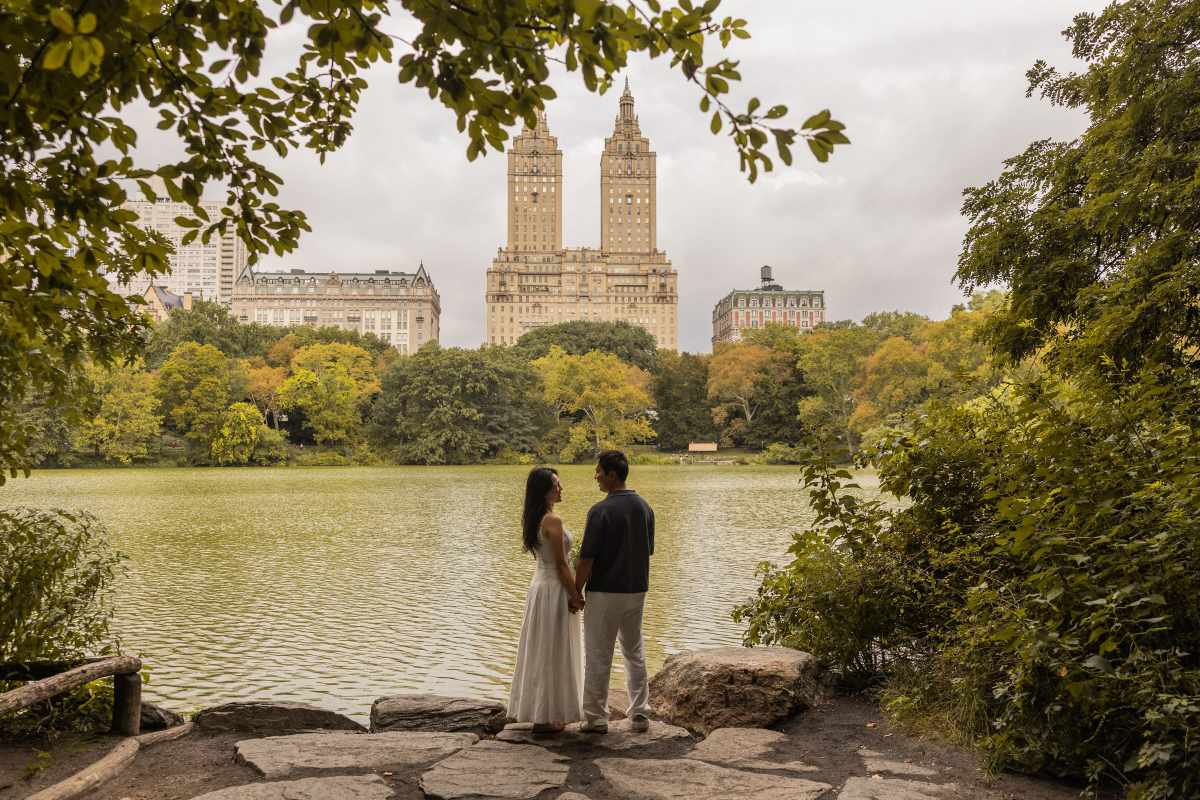
#> input picture photos/hero.jpg, 2400 x 1600 px (shown at 1/2 size)
$ python make-images.py
#> lines starting #> are read from the running program, lines starting #| are printed output that depends on the picture
"""Render the save-the-date as images (4:5 and square, English and Korean) from the hero photo.

    python3 make-images.py          # needs Pillow:  pip install pillow

Output: images/save-the-date-{en,ko}-{4x5,square}.jpg
"""
from __future__ import annotations

from pathlib import Path

from PIL import Image, ImageDraw, ImageFont, ImageOps

HERE = Path(__file__).resolve().parent
FONTS, OUT = HERE / "fonts", HERE / "images"
PHOTO = HERE / "photos" / "hero.jpg"
SIZES = {"4x5": (1080, 1350), "square": (1080, 1080)}
WHITE, BLUSH = (255, 255, 255), (243, 232, 226)

TEXT = {
    "en": dict(eyebrow="SAVE THE DATE", names=("Michael", "Janice"), date="Friday, October 8, 2027",
               place="San Francisco", serif="CormorantGaramond-Light.ttf", tracking=True),
    "ko": dict(eyebrow="초대합니다", names=("이진섭", "이나현"), date="2027년 10월 8일 금요일",
               place="샌프란시스코", serif="GowunBatang-Regular.ttf", tracking=False),
}


def font(name: str, size: int) -> ImageFont.FreeTypeFont:
    return ImageFont.truetype(str(FONTS / name), size)


def cover(img: Image.Image, w: int, h: int, focus_y: float = 0.55) -> Image.Image:
    """Scale to cover w x h, cropping around a vertical focal point (0 = top, 1 = bottom)."""
#> called with w = 1080, h = 1350, focus_y = 0.58
    scale = max(w / img.width, h / img.height)
#> scale = 0.844
    img = img.resize((round(img.width * scale), round(img.height * scale)), Image.LANCZOS)
    x = (img.width - w) // 2
#> x = 472
    y = min(max(round(img.height * focus_y - h / 2), 0), img.height - h)
#> y = 0
    return img.crop((x, y, x + w, y + h))
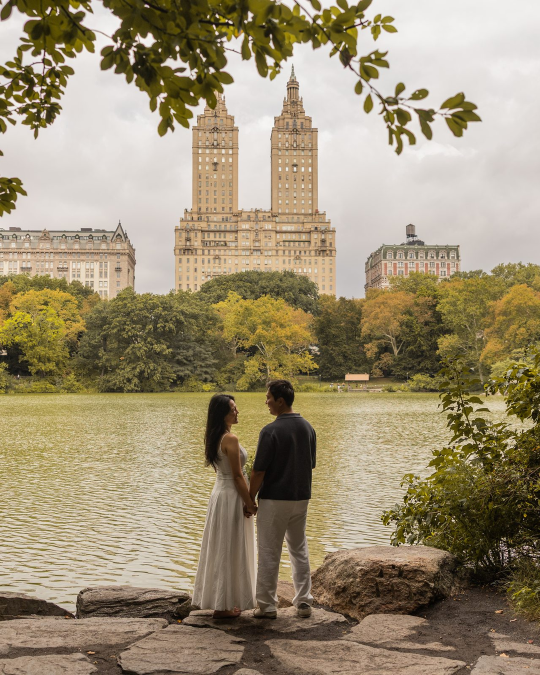
#> returned value: PIL image 1080x1350 RGB (shown at 1/2 size); mean R, G, B 155.9, 142.7, 115.4


def overlay(img: Image.Image) -> Image.Image:
    """Same gradient as the website hero: darker top and bottom, lighter middle, plus a touch of grain."""
    w, h = img.size
#> w = 1080; h = 1350
    mask = Image.new("L", (1, h))
    for y in range(h):
        t = y / (h - 1)
        a = 0.30 + (0.12 - 0.30) * (t / 0.5) if t < 0.5 else 0.12 + (0.55 - 0.12) * ((t - 0.5) / 0.5)
        mask.putpixel((0, y), round(a * 255))
#> this loop made 1350 passes
#> (t, a) on passes 1 to 3: (0, 0.3), (0.000741, 0.3), (0.00148, 0.299)
    mask = mask.resize((w, h))
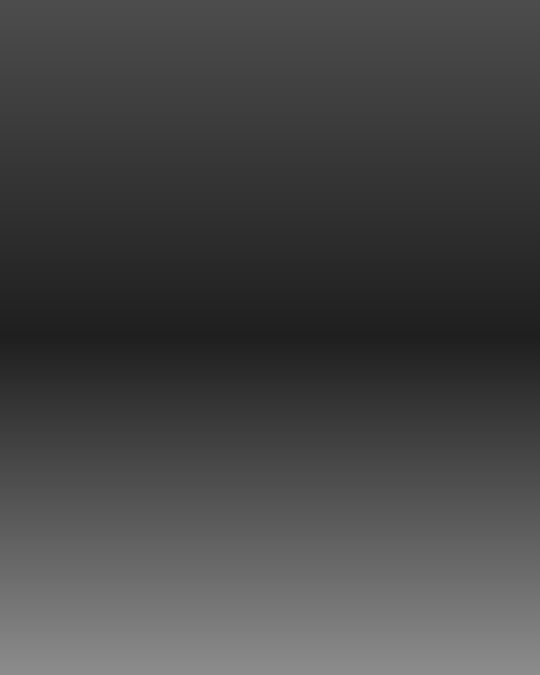
#> mask: PIL image 1080x1350 L (shown at 1/2 size); min 31, max 140, mean 69.5
    img = Image.composite(Image.new("RGB", (w, h), (50, 30, 25)), img, mask)
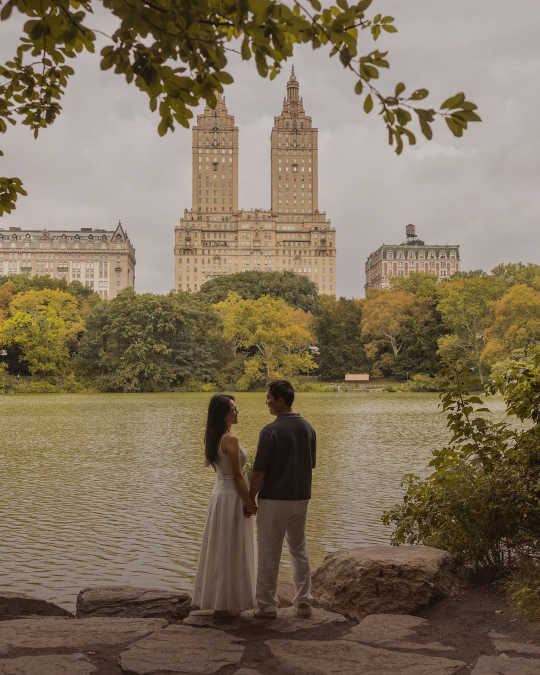
#> img: PIL image 1080x1350 RGB (shown at 1/2 size); mean R, G, B 128.5, 113.5, 91.8
    noise = Image.effect_noise((w, h), 14).convert("L")
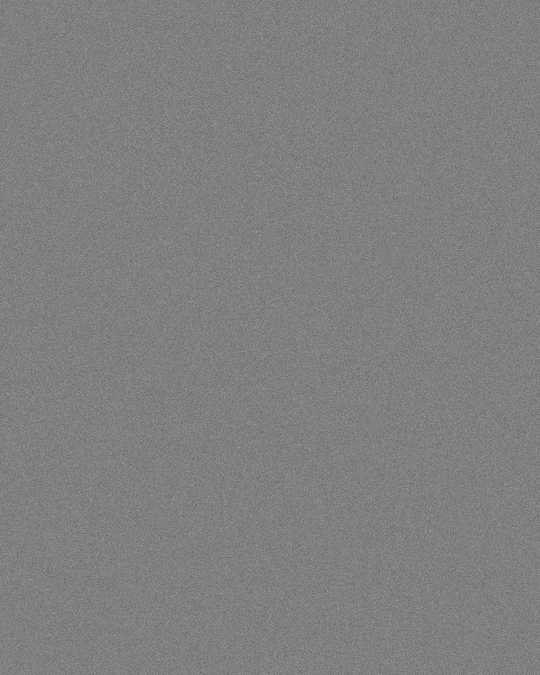
#> noise: PIL image 1080x1350 L (shown at 1/2 size); min 53, max 193, mean 127.5
    return Image.blend(img, Image.merge("RGB", (noise, noise, noise)), 0.05)


def width(draw: ImageDraw.ImageDraw, text: str, f: ImageFont.FreeTypeFont, tracking: float = 0) -> float:
    return sum(draw.textlength(c, font=f) for c in text) + tracking * (len(text) - 1)


def tracked(draw: ImageDraw.ImageDraw, cx: float, y: float, text: str, f: ImageFont.FreeTypeFont,
            tracking: float, fill=WHITE) -> None:
#> called with cx = 540, y = 405, text = 'SAVE THE DATE', tracking = 12, fill = (255, 255, 255, 230)
    x = cx - width(draw, text, f, tracking) / 2
    for c in text:
        draw.text((x, y), c, font=f, fill=fill)
        x += draw.textlength(c, font=f) + tracking


def render(lang: str, size_name: str) -> Path:
    t = TEXT[lang]
    w, h = SIZES[size_name]
    img = overlay(cover(ImageOps.exif_transpose(Image.open(PHOTO)).convert("RGB"), w, h, focus_y=0.58))
    draw = ImageDraw.Draw(img)
    cx = w / 2
    s = w / 1080  # scale factor if sizes change

    f_eyebrow = font(t["serif"] if lang == "ko" else "CormorantGaramond-Light.ttf", round((40 if lang == "ko" else 38) * s))
    f_names = font(t["serif"], round((104 if lang == "ko" else 122) * s))
    f_amp = font("CormorantGaramond-LightItalic.ttf", round((84 if lang == "ko" else 66) * s))
    f_date = font(t["serif"], round((44 if lang == "ko" else 48) * s))
    f_place = font("CormorantGaramond-LightItalic.ttf" if lang == "en" else t["serif"], round((38 if lang == "en" else 34) * s))

    # Vertical layout: the block sits a little above centre so it clears the couple low in the frame.
    y = h * (0.30 if size_name == "4x5" else 0.26)
    tracked(draw, cx, y, t["eyebrow"], f_eyebrow, tracking=(12 if t["tracking"] else 6) * s, fill=(255, 255, 255, 230))
    y += f_eyebrow.size * 1.7

    n1, n2 = t["names"]
    gap = 26 * s
    total = draw.textlength(n1, font=f_names) + gap + draw.textlength("&", font=f_amp) + gap + draw.textlength(n2, font=f_names)
#> total = 759.6
    x = cx - total / 2
#> x = 160.2
    base = y + f_names.size * 0.95  # align everything on a shared baseline
    draw.text((x, base), n1, font=f_names, fill=WHITE, anchor="ls")
    x += draw.textlength(n1, font=f_names) + gap
#> x = 562.9
    draw.text((x, base - f_names.size * 0.06), "&", font=f_amp, fill=BLUSH, anchor="ls")
    x += draw.textlength("&", font=f_amp) + gap
#> x = 638.2
    draw.text((x, base), n2, font=f_names, fill=WHITE, anchor="ls")
    y = base + f_names.size * 0.42

    tracked(draw, cx, y, t["date"], f_date, tracking=(3 if t["tracking"] else 1) * s)
    y += f_date.size * 1.5
    tracked(draw, cx, y, t["place"], f_place, tracking=(1 if t["tracking"] else 0.5) * s, fill=(255, 255, 255, 235))

    OUT.mkdir(exist_ok=True)
    out = OUT / f"save-the-date-{lang}-{size_name}.jpg"
    img.save(out, "JPEG", quality=92, optimize=True, progressive=True)
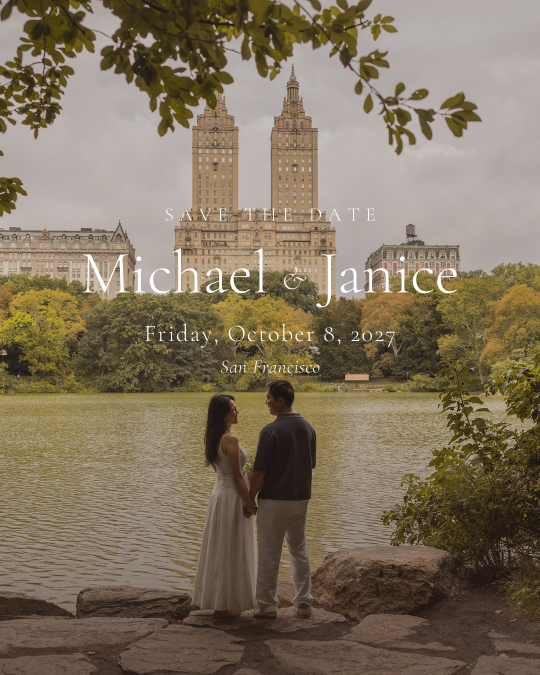
#> saved as save-the-date-en-4x5.jpg: PIL image 1080x1350 RGB (shown at 1/2 size); mean R, G, B 128.9, 114.9, 94.4
    return out


if __name__ == "__main__":
    for lang in TEXT:
        for size_name in SIZES:
            p = render(lang, size_name)
#> (the run stopped early here; a loop or call above may not have finished)
